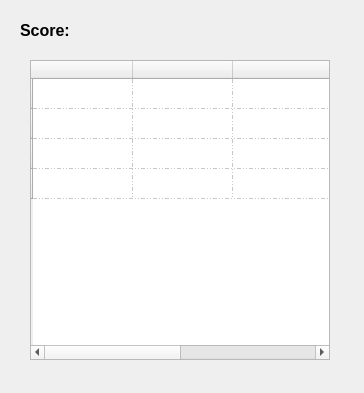
<?xml version="1.0" encoding="UTF-8"?>
<ui version="4.0">
 <class>Form</class>
 <widget class="QWidget" name="Form">
  <property name="geometry">
   <rect>
    <x>0</x>
    <y>0</y>
    <width>364</width>
    <height>393</height>
   </rect>
  </property>
  <property name="windowTitle">
   <string>Form</string>
  </property>
  <widget class="QTableWidget" name="tableWidget">
   <property name="geometry">
    <rect>
     <x>30</x>
     <y>60</y>
     <width>300</width>
     <height>300</height>
    </rect>
   </property>
   <property name="minimumSize">
    <size>
     <width>300</width>
     <height>300</height>
    </size>
   </property>
   <property name="maximumSize">
    <size>
     <width>300</width>
     <height>300</height>
    </size>
   </property>
   <property name="styleSheet">
    <string notr="true"/>
   </property>
   <property name="gridStyle">
    <enum>Qt::DashDotDotLine</enum>
   </property>
   <row>
    <property name="text">
     <string/>
    </property>
   </row>
   <row>
    <property name="text">
     <string/>
    </property>
   </row>
   <row>
    <property name="text">
     <string/>
    </property>
   </row>
   <row>
    <property name="text">
     <string/>
    </property>
   </row>
   <column>
    <property name="text">
     <string/>
    </property>
   </column>
   <column>
    <property name="text">
     <string/>
    </property>
   </column>
   <column>
    <property name="text">
     <string/>
    </property>
   </column>
   <column>
    <property name="text">
     <string/>
    </property>
   </column>
   <item row="0" column="0">
    <property name="text">
     <string/>
    </property>
    <property name="font">
     <font>
      <pointsize>18</pointsize>
     </font>
    </property>
    <property name="textAlignment">
     <set>AlignCenter</set>
    </property>
    <property name="background">
     <brush brushstyle="NoBrush">
      <color alpha="255">
       <red>216</red>
       <green>216</green>
       <blue>216</blue>
      </color>
     </brush>
    </property>
    <property name="foreground">
     <brush brushstyle="SolidPattern">
      <color alpha="255">
       <red>216</red>
       <green>216</green>
       <blue>216</blue>
      </color>
     </brush>
    </property>
   </item>
   <item row="0" column="1">
    <property name="text">
     <string/>
    </property>
    <property name="font">
     <font>
      <pointsize>18</pointsize>
     </font>
    </property>
    <property name="textAlignment">
     <set>AlignCenter</set>
    </property>
    <property name="background">
     <brush brushstyle="NoBrush">
      <color alpha="255">
       <red>216</red>
       <green>216</green>
       <blue>216</blue>
      </color>
     </brush>
    </property>
   </item>
   <item row="0" column="2">
    <property name="text">
     <string/>
    </property>
    <property name="font">
     <font>
      <pointsize>18</pointsize>
     </font>
    </property>
    <property name="textAlignment">
     <set>AlignCenter</set>
    </property>
    <property name="background">
     <brush brushstyle="NoBrush">
      <color alpha="255">
       <red>216</red>
       <green>216</green>
       <blue>216</blue>
      </color>
     </brush>
    </property>
   </item>
   <item row="0" column="3">
    <property name="text">
     <string/>
    </property>
    <property name="font">
     <font>
      <pointsize>18</pointsize>
     </font>
    </property>
    <property name="textAlignment">
     <set>AlignCenter</set>
    </property>
   </item>
   <item row="1" column="0">
    <property name="text">
     <string/>
    </property>
    <property name="font">
     <font>
      <pointsize>18</pointsize>
     </font>
    </property>
    <property name="textAlignment">
     <set>AlignCenter</set>
    </property>
   </item>
   <item row="1" column="1">
    <property name="text">
     <string/>
    </property>
    <property name="font">
     <font>
      <pointsize>18</pointsize>
     </font>
    </property>
    <property name="textAlignment">
     <set>AlignCenter</set>
    </property>
   </item>
   <item row="1" column="2">
    <property name="text">
     <string/>
    </property>
    <property name="font">
     <font>
      <pointsize>18</pointsize>
     </font>
    </property>
    <property name="textAlignment">
     <set>AlignCenter</set>
    </property>
   </item>
   <item row="1" column="3">
    <property name="text">
     <string/>
    </property>
    <property name="font">
     <font>
      <pointsize>18</pointsize>
     </font>
    </property>
    <property name="textAlignment">
     <set>AlignCenter</set>
    </property>
   </item>
   <item row="2" column="0">
    <property name="text">
     <string/>
    </property>
    <property name="font">
     <font>
      <pointsize>18</pointsize>
     </font>
    </property>
    <property name="textAlignment">
     <set>AlignCenter</set>
    </property>
   </item>
   <item row="2" column="1">
    <property name="text">
     <string/>
    </property>
    <property name="font">
     <font>
      <pointsize>18</pointsize>
     </font>
    </property>
    <property name="textAlignment">
     <set>AlignCenter</set>
    </property>
   </item>
   <item row="2" column="2">
    <property name="text">
     <string/>
    </property>
    <property name="font">
     <font>
      <pointsize>18</pointsize>
     </font>
    </property>
    <property name="textAlignment">
     <set>AlignCenter</set>
    </property>
   </item>
   <item row="2" column="3">
    <property name="text">
     <string/>
    </property>
    <property name="font">
     <font>
      <pointsize>18</pointsize>
     </font>
    </property>
    <property name="textAlignment">
     <set>AlignCenter</set>
    </property>
   </item>
   <item row="3" column="0">
    <property name="text">
     <string/>
    </property>
    <property name="font">
     <font>
      <pointsize>18</pointsize>
     </font>
    </property>
    <property name="textAlignment">
     <set>AlignCenter</set>
    </property>
   </item>
   <item row="3" column="1">
    <property name="text">
     <string/>
    </property>
    <property name="font">
     <font>
      <pointsize>18</pointsize>
     </font>
    </property>
    <property name="textAlignment">
     <set>AlignCenter</set>
    </property>
   </item>
   <item row="3" column="2">
    <property name="text">
     <string/>
    </property>
    <property name="font">
     <font>
      <pointsize>18</pointsize>
     </font>
    </property>
    <property name="textAlignment">
     <set>AlignCenter</set>
    </property>
   </item>
   <item row="3" column="3">
    <property name="text">
     <string/>
    </property>
    <property name="font">
     <font>
      <pointsize>18</pointsize>
     </font>
    </property>
    <property name="textAlignment">
     <set>AlignCenter</set>
    </property>
   </item>
  </widget>
  <widget class="QLabel" name="label_3">
   <property name="geometry">
    <rect>
     <x>20</x>
     <y>10</y>
     <width>71</width>
     <height>41</height>
    </rect>
   </property>
   <property name="font">
    <font>
     <pointsize>12</pointsize>
     <weight>75</weight>
     <bold>true</bold>
    </font>
   </property>
   <property name="text">
    <string>Score: </string>
   </property>
   <property name="textFormat">
    <enum>Qt::AutoText</enum>
   </property>
  </widget>
  <widget class="QLabel" name="label_4">
   <property name="geometry">
    <rect>
     <x>80</x>
     <y>10</y>
     <width>81</width>
     <height>41</height>
    </rect>
   </property>
   <property name="font">
    <font>
     <pointsize>12</pointsize>
     <weight>75</weight>
     <bold>true</bold>
    </font>
   </property>
   <property name="text">
    <string/>
   </property>
  </widget>
 </widget>
 <resources/>
 <connections/>
</ui>
